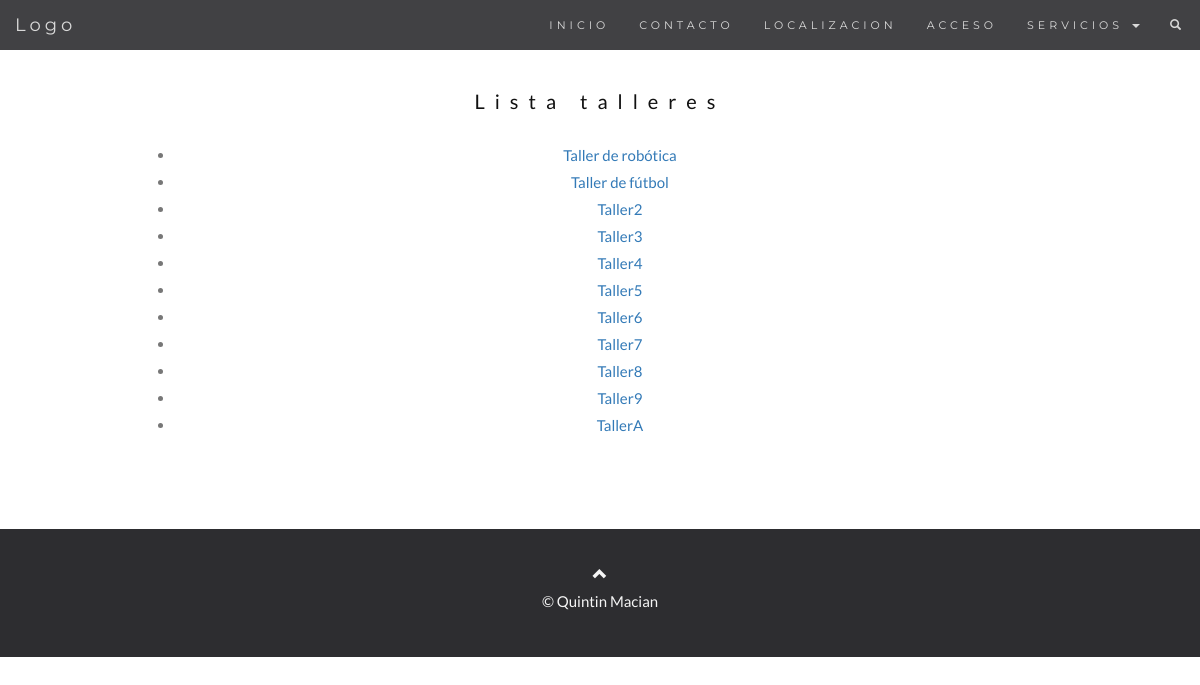
Page /listar/ on the earlier database version.
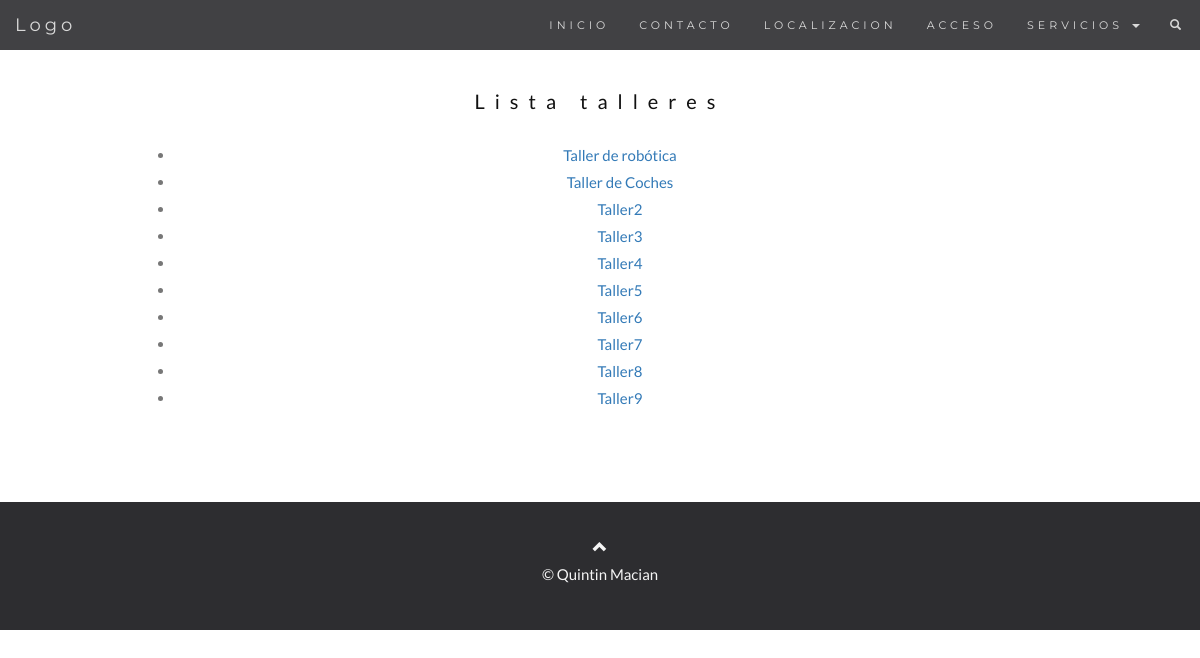
Same page on the later database version.
### talleres/models.py (models this page shows, shortened)
class Taller(models.Model):
    Numero = models.AutoField(primary_key=True)
    NombreTaller = models.CharField(max_length=50)
    Descripcion = models.CharField(max_length=150)
    NumDepartamento = models.ForeignKey(Departamento, on_delete=models.CASCADE)
    NIVEL = ((1,'ESO'), (2, 'BACHILLER'), (3,'CFGM'), (4,'CFGS'), (5,'PQPI'))
    nivel = models.PositiveSmallIntegerField(choices=NIVEL, null=True)
    curso = models.IntegerField()
    MaxAlumnos = models.IntegerField()
    duracion = models.IntegerField()
    jornada = models.IntegerField()
    excede = models.IntegerField(null=True)
    foto = models.ImageField(blank=True, null=True, upload_to = 'media/', default='/media/default.jpg')
    ESTADO = ((1, 'abierto'),(2, 'cerrado'))
    estado = models.PositiveSmallIntegerField(choices=ESTADO, null=True)
    idAlumnoTaller = models.ManyToManyField(Alumno, through='AlumnoTaller')
    def __str__(self):
        return self.NombreTaller

### talleres/views.py (the view)
# urls.py: path('listar/', views.listataller, name='listataller'),
def listataller(request):
    taller_list = Taller.objects.order_by('-curso')
    print(taller_list)
    return render(request, 'talleres/listaTaller.html',
    {
        "talleres_list" : taller_list,
    })

### talleres/templates/talleres/listaTaller.html (shortened to what this page needs)
{% extends "base.html" %}
  {% block content %}
    <div id="lista" class="container text-center">
      <h3> Lista talleres </h3>
      <div>
        <ul>
         {% for taller in talleres_list %}
            <li><a href="/taller/mostrar/{{ taller.Numero }}"> {{ taller.NombreTaller }}</a></li>
         {% endfor %}
       </ul>
      </div>
    </div>
    {% endblock content %}

Differences in the rows shown:
removed Taller: NombreTaller "TallerA"
changed Taller: NombreTaller "Taller de fútbol" → "Taller de Coches"
